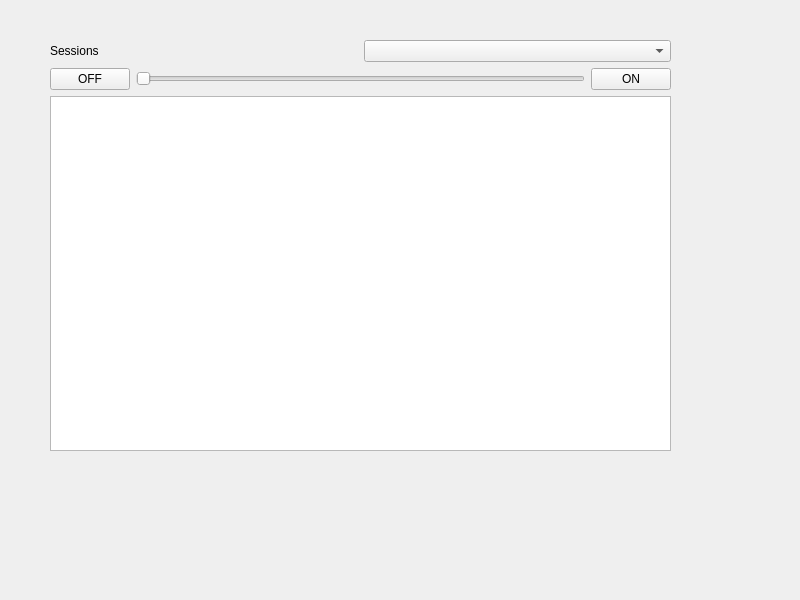
<?xml version="1.0" encoding="UTF-8"?>
<ui version="4.0">
 <class>Widget</class>
 <widget class="QWidget" name="Widget">
  <property name="geometry">
   <rect>
    <x>0</x>
    <y>0</y>
    <width>800</width>
    <height>600</height>
   </rect>
  </property>
  <property name="windowTitle">
   <string>Widget</string>
  </property>
  <widget class="QWidget" name="">
   <property name="geometry">
    <rect>
     <x>50</x>
     <y>40</y>
     <width>621</width>
     <height>411</height>
    </rect>
   </property>
   <layout class="QVBoxLayout" name="verticalLayout">
    <item>
     <layout class="QHBoxLayout" name="horizontalLayout">
      <item>
       <widget class="QLabel" name="label">
        <property name="text">
         <string>Sessions</string>
        </property>
       </widget>
      </item>
      <item>
       <widget class="QComboBox" name="session_list_combo_box">
        <property name="placeholderText">
         <string>Select Session</string>
        </property>
       </widget>
      </item>
     </layout>
    </item>
    <item>
     <layout class="QHBoxLayout" name="horizontalLayout_2">
      <item>
       <widget class="QPushButton" name="session_off_push_button">
        <property name="text">
         <string>OFF</string>
        </property>
       </widget>
      </item>
      <item>
       <widget class="QSlider" name="status_switch_horizontal_slider">
        <property name="maximum">
         <number>1</number>
        </property>
        <property name="orientation">
         <enum>Qt::Orientation::Horizontal</enum>
        </property>
       </widget>
      </item>
      <item>
       <widget class="QPushButton" name="session_on_push_button">
        <property name="text">
         <string>ON</string>
        </property>
       </widget>
      </item>
     </layout>
    </item>
    <item>
     <widget class="QPlainTextEdit" name="session_logs"/>
    </item>
   </layout>
  </widget>
 </widget>
 <resources/>
 <connections/>
</ui>
